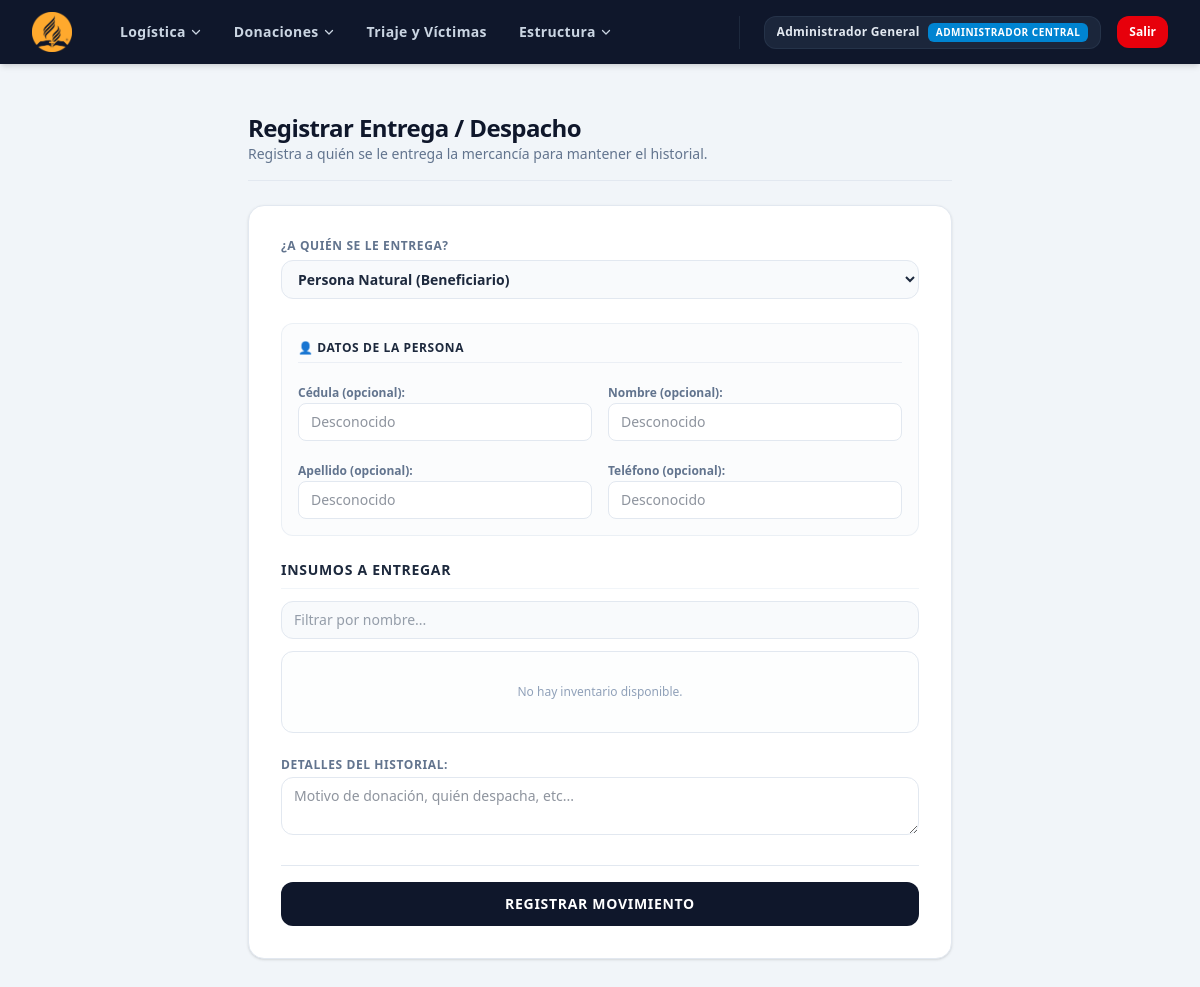
/formulario_donacion.php (signed in), run on an earlier commit of the app's database.
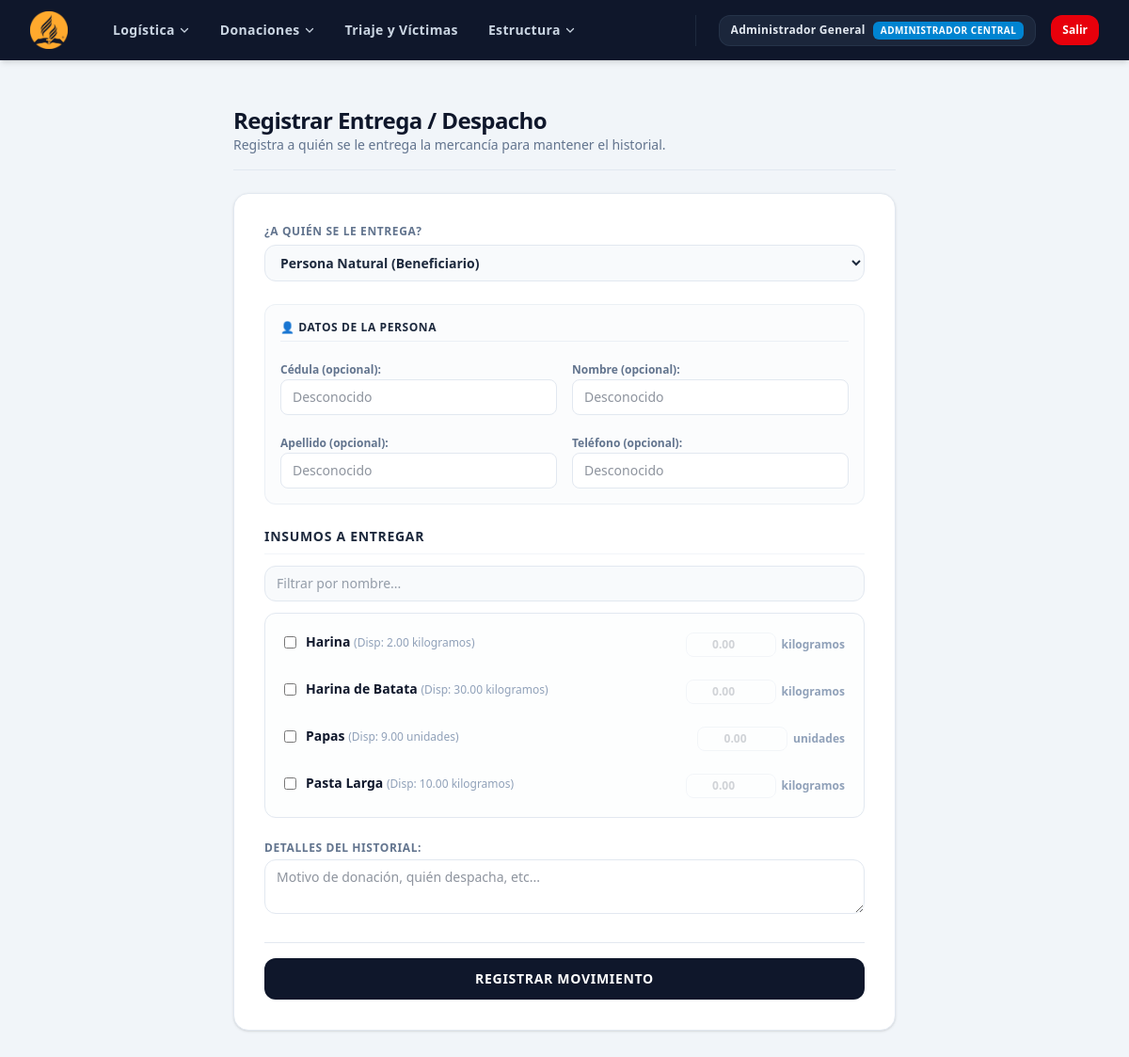
And on a later commit of the database.
### tables this page shows
CREATE TABLE `inventario` (
  `id` int(11) NOT NULL,
  `centro_id` int(11) NOT NULL,
  `insumo_id` int(11) NOT NULL,
  `cantidad` decimal(12,2) NOT NULL DEFAULT 0.00,
  `ultima_actualizacion` timestamp NOT NULL DEFAULT current_timestamp() ON UPDATE current_timestamp()
);

CREATE TABLE `insumos` (
  `id` int(11) NOT NULL,
  `nombre` varchar(120) NOT NULL,
  `unidad_medida` varchar(30) NOT NULL,
  `descripcion` text DEFAULT NULL
);

### formulario_donacion.php (the view, shortened to what the changed rows need)
<?php
include('header.php');
require_once('conexion.php');
$centro_usuario = (int)$_SESSION['centro_id'];
$insumos_disponibles = $conn->query("SELECT i.id, i.nombre, i.unidad_medida, inv.cantidad
                                     FROM inventario inv
                                     JOIN insumos i ON inv.insumo_id = i.id
                                     WHERE inv.centro_id = $centro_usuario AND inv.cantidad > 0
                                     ORDER BY i.nombre ASC");
?>
<!DOCTYPE html>
<html lang="es">
<head>
    <script src="https://cdn.jsdelivr.net/npm/@tailwindcss/browser@4"></script>
</head>
<body class="bg-slate-100 min-h-screen font-sans">
<div class="max-w-3xl mx-auto px-4 py-6 sm:px-6 lg:px-8">
    <div class="mb-6 border-b border-slate-200 pb-4">
        <h2 class="text-xl sm:text-2xl font-black text-slate-900 tracking-tight">
            Registrar Entrega / Despacho
        </h2>
    </div>
    <div class="bg-white rounded-2xl shadow-sm border border-slate-200 p-5 sm:p-8">
        <form action="" method="POST" class="space-y-6">
            <div class="space-y-3">
                <div class="max-h-72 overflow-y-auto border border-slate-200 rounded-xl p-2 bg-slate-50/30" id="lista_contenedor_insumos">
                    <?php if($insumos_disponibles->num_rows == 0): ?>
                        <p class="text-slate-400 text-xs text-center py-6 font-medium">No hay inventario disponible.</p>
                    <?php endif; ?>
                    <?php $index = 0; while($ins = $insumos_disponibles->fetch_assoc()): ?>
                        <div class="item-insumo flex flex-col sm:flex-row justify-between gap-3 p-3 hover:bg-slate-50/60" data-nombre="<?=strtolower($ins['nombre'])?>">
                            <div class="flex items-start gap-2.5">
                                <input type="checkbox" name="insumos[<?=$index?>]" value="<?=$ins['id']?>" id="chk_<?=$ins['id']?>" onchange="toggleCantidad(<?=$ins['id']?>)" class="mt-1 cursor-pointer">
                                <label for="chk_<?=$ins['id']?>" class="cursor-pointer text-sm text-slate-700">
                                    <strong class="text-slate-900"><?=$ins['nombre']?></strong>
                                    <span class="text-xs text-slate-400">(Disp: <?=number_format($ins['cantidad'], 2)?> <?=$ins['unidad_medida']?>)</span>
                                </label>
                            </div>
                            <div class="flex items-center gap-1.5">
                                <input type="number" step="0.01" name="cantidades[<?=$index?>]" id="cant_<?=$ins['id']?>" placeholder="0.00" disabled max="<?=$ins['cantidad']?>"
                                       class="w-24 text-center text-xs font-bold bg-white border border-slate-200 rounded-lg px-2 py-1 disabled:opacity-40">
                                <span class="text-xs font-bold text-slate-400 min-w-[35px]"><?=$ins['unidad_medida']?></span>
                            </div>
                        </div>
                    <?php $index++; endwhile; ?>
                </div>
            </div>
        </form>
    </div>
</div>
</body>
</html>

What changed in the data, as far as the page shows it:
added inventario: insumo.nombre "Harina", cantidad "2.00", insumo.unidad_medida "kilogramos"
added inventario: insumo.nombre "Harina de Batata", cantidad "30.00", insumo.unidad_medida "kilogramos"
added inventario: insumo.nombre "Papas", cantidad "9.00", insumo.unidad_medida "unidades"
added inventario: insumo.nombre "Pasta Larga", cantidad "10.00", insumo.unidad_medida "kilogramos"
Also different on the page:
text no longer shown: "No hay inventario disponible."
